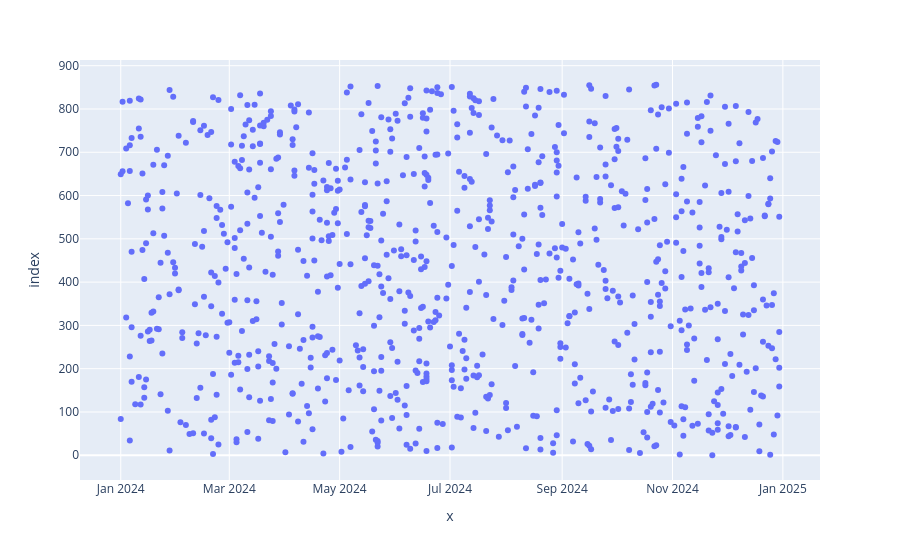

The notebook cell this image was saved under:
### Code cell
import plotly.express as px
fig = px.scatter(sales_data['sales'] , sales_data['date'] )
fig.show()

### Figure 1 — Plotly figure (JSON) as saved in the notebook; plotly's stock layout.template omitted (floating-point values rounded to 4 significant figures; data arrays with more than 128 entries replaced by an {"elided": "..."} marker saying what was removed)
{"data": [{"hovertemplate": "x=%{x}<br>index=%{y}<extra></extra>", "legendgroup": "", "marker": {"color": "#636efa", "symbol": "circle"}, "mode": "markers", "name": "", "orientation": "h", "showlegend": false, "type": "scatter", "x": {"elided": "857 str values"}, "xaxis": "x", "y": {"elided": "857 int values"}, "yaxis": "y"}], "layout": {"legend": {"tracegroupgap": 0}, "margin": {"t": 60}, "xaxis": {"anchor": "y", "domain": [0, 1], "title": {"text": "x"}}, "yaxis": {"anchor": "x", "domain": [0, 1], "title": {"text": "index"}}}}
